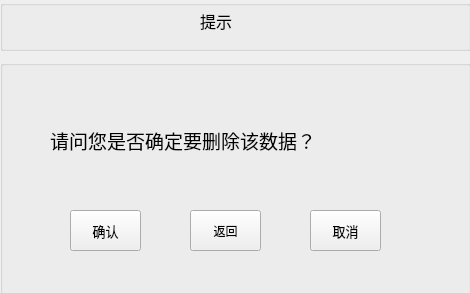
<?xml version="1.0" encoding="UTF-8"?>
<ui version="4.0">
 <class>frmMessageBox</class>
 <widget class="QWidget" name="frmMessageBox">
  <property name="geometry">
   <rect>
    <x>0</x>
    <y>0</y>
    <width>470</width>
    <height>293</height>
   </rect>
  </property>
  <property name="sizePolicy">
   <sizepolicy hsizetype="Expanding" vsizetype="Expanding">
    <horstretch>0</horstretch>
    <verstretch>0</verstretch>
   </sizepolicy>
  </property>
  <property name="minimumSize">
   <size>
    <width>326</width>
    <height>270</height>
   </size>
  </property>
  <property name="maximumSize">
   <size>
    <width>16777215</width>
    <height>16777215</height>
   </size>
  </property>
  <property name="windowTitle">
   <string>学生选课信息管理系统</string>
  </property>
  <widget class="QGroupBox" name="groupBox">
   <property name="geometry">
    <rect>
     <x>0</x>
     <y>60</y>
     <width>471</width>
     <height>241</height>
    </rect>
   </property>
   <property name="title">
    <string/>
   </property>
   <widget class="QLabel" name="labInfo">
    <property name="geometry">
     <rect>
      <x>50</x>
      <y>30</y>
      <width>381</width>
      <height>101</height>
     </rect>
    </property>
    <property name="sizePolicy">
     <sizepolicy hsizetype="Expanding" vsizetype="Expanding">
      <horstretch>0</horstretch>
      <verstretch>0</verstretch>
     </sizepolicy>
    </property>
    <property name="font">
     <font>
      <family>02UtsukushiMincho</family>
      <pointsize>14</pointsize>
     </font>
    </property>
    <property name="text">
     <string>请问您是否确定要删除该数据？</string>
    </property>
   </widget>
   <widget class="QPushButton" name="btnOk">
    <property name="geometry">
     <rect>
      <x>70</x>
      <y>150</y>
      <width>71</width>
      <height>41</height>
     </rect>
    </property>
    <property name="font">
     <font>
      <family>02UtsukushiMincho</family>
      <pointsize>10</pointsize>
     </font>
    </property>
    <property name="text">
     <string>确认</string>
    </property>
   </widget>
   <widget class="QPushButton" name="btnCancel">
    <property name="geometry">
     <rect>
      <x>310</x>
      <y>150</y>
      <width>71</width>
      <height>41</height>
     </rect>
    </property>
    <property name="font">
     <font>
      <family>02UtsukushiMincho</family>
      <pointsize>10</pointsize>
     </font>
    </property>
    <property name="text">
     <string>取消</string>
    </property>
   </widget>
   <widget class="QPushButton" name="btnBack">
    <property name="geometry">
     <rect>
      <x>190</x>
      <y>150</y>
      <width>71</width>
      <height>41</height>
     </rect>
    </property>
    <property name="text">
     <string>返回</string>
    </property>
   </widget>
  </widget>
  <widget class="QGroupBox" name="groupBox_2">
   <property name="geometry">
    <rect>
     <x>0</x>
     <y>0</y>
     <width>471</width>
     <height>51</height>
    </rect>
   </property>
   <property name="styleSheet">
    <string notr="true">color: rgb(0, 170, 255);</string>
   </property>
   <property name="title">
    <string/>
   </property>
   <widget class="QLabel" name="lab_Title">
    <property name="geometry">
     <rect>
      <x>200</x>
      <y>0</y>
      <width>51</width>
      <height>41</height>
     </rect>
    </property>
    <property name="font">
     <font>
      <family>02UtsukushiMincho</family>
      <pointsize>12</pointsize>
     </font>
    </property>
    <property name="styleSheet">
     <string notr="true">color: rgb(0, 0, 0);</string>
    </property>
    <property name="text">
     <string>提示</string>
    </property>
   </widget>
  </widget>
  <widget class="QLabel" name="lab_Ico">
   <property name="geometry">
    <rect>
     <x>0</x>
     <y>10</y>
     <width>31</width>
     <height>41</height>
    </rect>
   </property>
   <property name="text">
    <string/>
   </property>
  </widget>
 </widget>
 <resources/>
 <connections/>
</ui>
